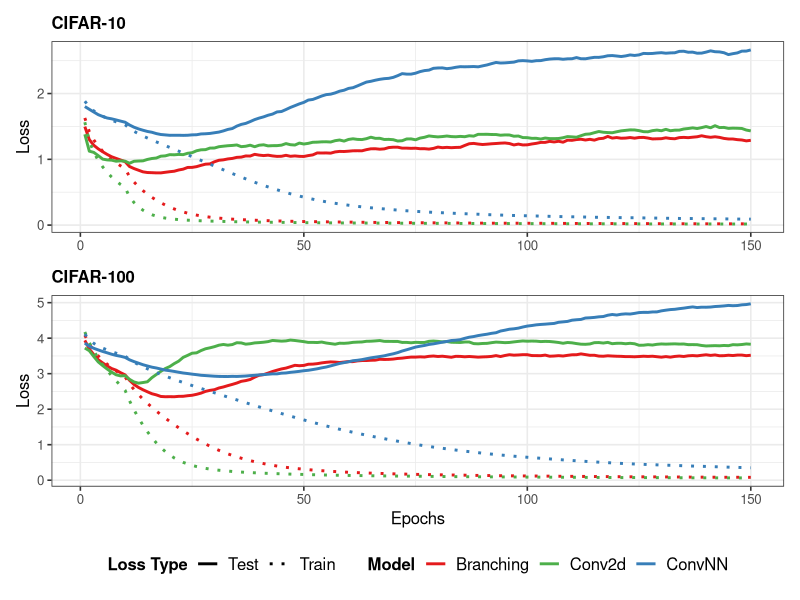
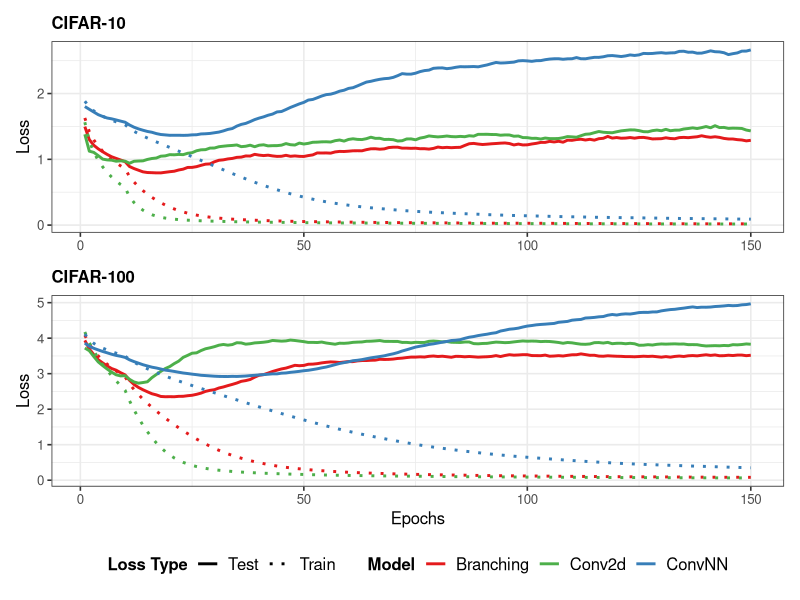

Generate these figures, in order, with R:
library(tidyverse)
library(zoo)  # For rollapply
library(patchwork)

# Set working directory
setwd("/Users/mingikang/Developer/Convolutional-Nearest-Neighbor/Final_Output/loss_test_cos_first---/csv/lr")

# Constants
SMOOTH_WINDOW <- 10

# ==========================================
# PART 1: CIFAR-10 (Top Plot)
# ==========================================
# Read Data
data_c10 <- read.csv("VGG11-CIFAR10_lr_1e-4.csv")

# Process Data
df_c10 <- data_c10 %>%
  pivot_longer(
    cols = -epoch,
    names_to = c("Model", "Type", ".value"),
    names_sep = "_"
  ) %>%
  group_by(Model, Type) %>%
  mutate(
    Loss_smooth = rollapply(Loss, width=SMOOTH_WINDOW, FUN = mean, align="right", fill=NA, partial=TRUE)
  ) %>%
  ungroup()

# Create Plot
plot_c10 <- df_c10 %>%
  ggplot(aes(x = epoch, y = Loss_smooth, color = Model, linetype = Type)) +
  geom_line(linewidth = 1.0) +
  
  # Scales
  scale_linetype_manual(
    name = "Loss Type", 
    values = c("Train" = "dotted", "Test" = "solid")
  ) +
  scale_color_manual(
    name = "Model",
    values = c(
      "Conv2d" = "#4DAF4A", # Set1 Blue
      "ConvNN" = "#377EB8",  # Set1 Green
      "Branching" = "#E41A1C"
    )
  ) +  
  # Labels
  labs(
    title = "CIFAR-10",        # Added Title
    x = NULL,                  # Removed X Label for top plot
    y = "Loss",
    color = "Model"
  ) +
  
  # Theme
  theme_bw(base_size = 12) +
  theme(
    plot.title = element_text(face = "bold", size = 12),
    legend.title = element_text(face = "bold", size = 12),
    legend.text = element_text(size = 12)
  )

# ==========================================
# PART 2: CIFAR-100 (Bottom Plot)
# ==========================================
# Read Data
data_c100 <- read.csv("VGG11-CIFAR100_lr_1e-4.csv")

# Process Data
df_c100 <- data_c100 %>%
  pivot_longer(
    cols = -epoch,
    names_to = c("Model", "Type", ".value"),
    names_sep = "_"
  ) %>%
  group_by(Model, Type) %>%
  mutate(
    Loss_smooth = rollapply(Loss, width=SMOOTH_WINDOW, FUN = mean, align="right", fill=NA, partial=TRUE)
  ) %>%
  ungroup()

# Create Plot
plot_c100 <- df_c100 %>%
  ggplot(aes(x = epoch, y = Loss_smooth, color = Model, linetype = Type)) +
  geom_line(linewidth = 1.0) +
  
  # Scales
  scale_linetype_manual(
    name = "Loss Type", 
    values = c("Train" = "dotted", "Test" = "solid")
  ) +
  scale_color_manual(
    name = "Model",
    values = c(
      "Conv2d" = "#4DAF4A", # Set1 Blue
      "ConvNN"    = "#377EB8", # Set1 Green
      "Branching" = "#E41A1C"
    )
  ) +
  # Labels
  labs(
    title = "CIFAR-100",             # Added Title
    x = "Epochs",                    # Keep X Label here
    y = "Loss",
    color = "Model"
  ) +
  
  # Theme
  theme_bw(base_size = 12) +
  theme(
    plot.title = element_text(face = "bold", size = 12),
    legend.title = element_text(face = "bold", size = 12),
    legend.text = element_text(size = 12)
  )

# ==========================================
# PART 3: Combine and Save
# ==========================================

combined_plot = plot_c10 / plot_c100

final_plot = combined_plot + 
  plot_layout(guides = "collect") & 
  theme(legend.position = "bottom")     # Apply bottom legend to ALL

print(final_plot)


ggsave(
  "/Users/mingikang/Developer/Convolutional-Nearest-Neighbor/Final_Plots/VGG_combined_loss_1e-4.png",
  plot = final_plot,
  width = 8,
  height = 8 , # Made height taller to accommodate 2 plots
  units = "in",
  dpi = 500,
  bg = "white"
)
